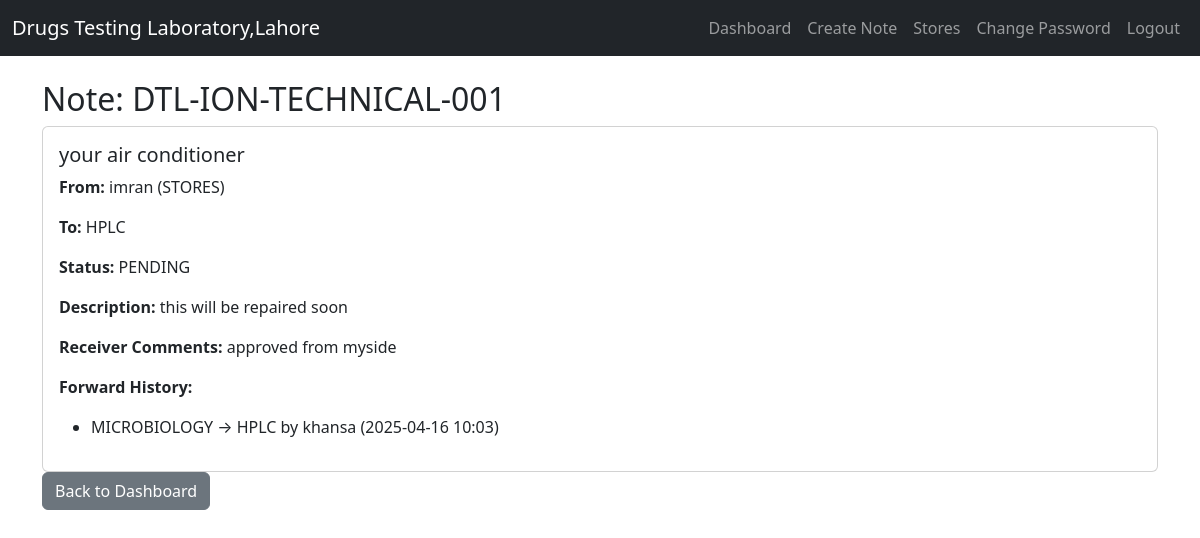
Screenshot of /note/DTL-ION-TECHNICAL-001/ (signed in) with the database file from the repository.
### communication/models.py (models this page shows, shortened)
class Note(models.Model):
    from_user = models.ForeignKey(User, related_name='sent_notes', on_delete=models.CASCADE)
    to_section = models.CharField(max_length=20, choices=SECTION_CHOICES)
    subject = models.CharField(max_length=200)
    description = models.TextField()
    unique_id = models.CharField(max_length=100, unique=True, editable=False)  # Increased length
    status = models.CharField(max_length=20, choices=STATUS_CHOICES, default='PENDING')
    receiver_comments = models.TextField(blank=True, null=True)
    created_at = models.DateTimeField(auto_now_add=True)

class UserProfile(models.Model):
    user = models.OneToOneField(User, on_delete=models.CASCADE)
    section = models.CharField(max_length=20, choices=SECTION_CHOICES)

class NoteForwardHistory(models.Model):
    note = models.ForeignKey(Note, related_name='forward_history', on_delete=models.CASCADE)
    from_section = models.CharField(max_length=20, choices=SECTION_CHOICES)
    to_section = models.CharField(max_length=20, choices=SECTION_CHOICES)
    forwarded_by = models.ForeignKey(User, on_delete=models.SET_NULL, null=True)
    forwarded_at = models.DateTimeField(auto_now_add=True)

### communication/views.py (the view)
# urls.py: path('note/<str:note_id>/', views.view_note, name='view_note'),
@login_required
def view_note(request, note_id):
    note = get_object_or_404(Note, unique_id=note_id)
    return render(request, 'communication/view_note.html', {'note': note})

### communication/templates/communication/view_note.html (shortened to what this page needs)
{% extends 'communication/base.html' %}
{% block content %}
<h2>Note: {{ note.unique_id }}</h2>
<div class="card">
    <div class="card-body">
        <h5 class="card-title">{{ note.subject }}</h5>
        <p><strong>From:</strong> {{ note.from_user.username }} ({{ note.from_user.userprofile.section }})</p>
        <p><strong>To:</strong> {{ note.to_section }}</p>
        <p><strong>Status:</strong> {{ note.status }}</p>
        <p><strong>Description:</strong> {{ note.description }}</p>
        <p><strong>Receiver Comments:</strong> {{ note.receiver_comments|default:"No comments" }}</p>
        <p><strong>Forward History:</strong></p>
        <ul>
            {% for history in note.forward_history.all %}
                <li>{{ history.from_section }} → {{ history.to_section }} by {{ history.forwarded_by.username }} ({{ history.forwarded_at|date:"Y-m-d H:i" }})</li>
            {% empty %}
                <li>Not forwarded</li>
            {% endfor %}
        </ul>
    </div>
</div>
<a href="{% url 'dashboard' %}" class="btn btn-secondary">Back to Dashboard</a>
{% endblock %}

### rows the page displays
Note: unique_id "DTL-ION-TECHNICAL-001", subject "your air conditioner", from_user.username "imran", from_user.userprofile.section "STORES", to_section "HPLC", status "PENDING", description "this will be repaired soon", receiver_comments "approved from myside"
NoteForwardHistory: from_section "MICROBIOLOGY", to_section "HPLC", forwarded_by.username "khansa", forwarded_at "2025-04-16 10:03"
